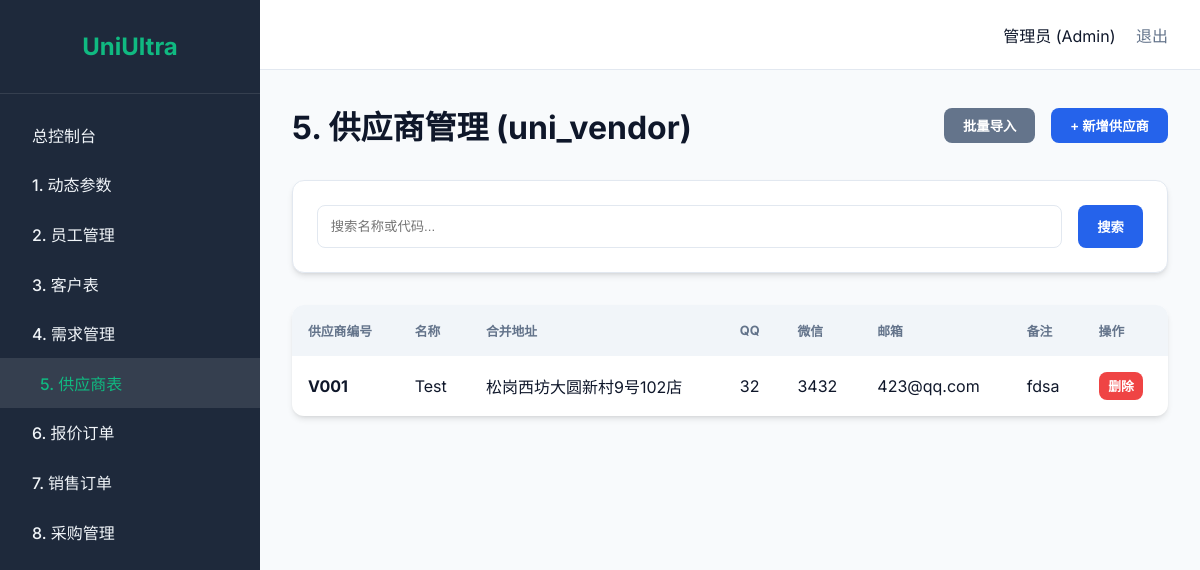
Page /vendor (signed in) on the committed database.
### tables this page shows
CREATE TABLE uni_vendor (
        vendor_id TEXT PRIMARY KEY,
        vendor_name TEXT NOT NULL,
        address TEXT,
        qq TEXT,
        wechat TEXT,
        email TEXT,
        remark TEXT,
        created_at DATETIME DEFAULT (datetime('now', 'localtime'))
    );

### main.py (the view)
@app.get("/vendor", response_class=HTMLResponse)
async def vendor_page(request: Request, page: int = 1, search: str = "", current_user: dict = Depends(login_required)):
    search_kwargs = {"vendor_name": search} if search else None
    result = get_paginated_list("uni_vendor", page=page, search_kwargs=search_kwargs)
    return templates.TemplateResponse("vendor.html", {
        "request": request, "active_page": "vendor", "current_user": current_user,
        "items": result["items"], "total_pages": result["total_pages"],
        "page": page, "search": search, "active_page": "vendor"
    })

### templates/vendor.html (shortened to what this page needs)
{% extends "layout.html" %}
{% block content %}
<div style="display: flex; justify-content: space-between; align-items: center; margin-bottom: 2rem;">
    <h1>5. 供应商管理 (uni_vendor)</h1>
    {% if current_user.rule == '3' or current_user.rule == '0' %}
    <div style="display: flex; gap: 1rem;">
        <button class="btn" style="background: var(--secondary); color: white;"
            onclick="toggleModal('importModal')">批量导入</button>
        <button class="btn btn-primary" onclick="toggleModal('addModal')">+ 新增供应商</button>
    </div>
    {% endif %}
</div>
<div class="card" style="margin-bottom: 2rem;">
    <form action="/vendor" method="get" style="display: flex; gap: 1rem;">
        <input type="text" name="search" value="{{ search }}" placeholder="搜索名称或代码..."
            style="flex: 1; padding: 0.8rem; border: 1px solid var(--border); border-radius: 8px;">
        <button type="submit" class="btn btn-primary">搜索</button>
    </form>
</div>
<div class="table-container">
    <table>
        <thead>
            <tr>
                <th>供应商编号</th>
                <th>名称</th>
                <th>合并地址</th>
                <th>QQ</th>
                <th>微信</th>
                <th>邮箱</th>
                <th>备注</th>
                {% if current_user.rule == '3' or current_user.rule == '0' %}
                <th>操作</th>
                {% endif %}
            </tr>
        </thead>
        <tbody>
            {% for item in items %}
            <tr>
                <td style="font-weight: 700;">{{ item.vendor_id }}</td>
                <td {% if current_user.rule=='3' or current_user.rule=='0'
                    %}ondblclick="makeEditable(this, '{{ item.vendor_id }}', 'vendor_name')" {% endif %}>{{
                    item.vendor_name }}</td>
                <td {% if current_user.rule=='3' or current_user.rule=='0'
                    %}ondblclick="makeEditable(this, '{{ item.vendor_id }}', 'address')" {% endif %}>{{ item.address }}
                </td>
                <td {% if current_user.rule=='3' or current_user.rule=='0'
                    %}ondblclick="makeEditable(this, '{{ item.vendor_id }}', 'qq')" {% endif %}>{{ item.qq }}</td>
                <td {% if current_user.rule=='3' or current_user.rule=='0'
                    %}ondblclick="makeEditable(this, '{{ item.vendor_id }}', 'wechat')" {% endif %}>{{ item.wechat }}
                </td>
                <td {% if current_user.rule=='3' or current_user.rule=='0'
                    %}ondblclick="makeEditable(this, '{{ item.vendor_id }}', 'email')" {% endif %}>{{ item.email }}</td>
                <td {% if current_user.rule=='3' or current_user.rule=='0'
                    %}ondblclick="makeEditable(this, '{{ item.vendor_id }}', 'remark')" {% endif %}>{{ item.remark }}
                </td>
                {% if current_user.rule == '3' or current_user.rule == '0' %}
                <td>
                    <button class="btn"
                        style="padding: 0.3rem 0.6rem; font-size: 0.8rem; background: #ef4444; color: white;"
                        onclick="deleteVendor('{{ item.vendor_id }}')">删除</button>
                </td>
                {% endif %}
            </tr>
            {% endfor %}
        </tbody>
    </table>
</div>
{% endblock %}

### static/style.css (style rules this page uses)
:root { --primary: #2563eb; --primary-hover: #1d4ed8; --secondary: #64748b; --bg-main: #f8fafc; --bg-side: #1e293b; --text-main: #0f172a; --text-side: #f1f5f9; --accent: #10b981; --card-bg: #ffffff; --border: #e2e8f0; --shadow: 0 4px 6px -1px rgb(0 0 0 / 0.1), 0 2px 4px -2px rgb(0 0 0 / 0.1); --radius: 12px; }
* { box-sizing: border-box; margin: 0; padding: 0; }
body { font-family: 'Inter', 'Outfit', sans-serif; background-color: var(--bg-main); color: var(--text-main); display: flex; height: 100vh; }
.card { background: var(--card-bg); padding: 1.5rem; border-radius: var(--radius); box-shadow: var(--shadow); border: 1px solid var(--border); transition: transform 0.3s; }
.table-container { background: var(--card-bg); border-radius: var(--radius); overflow: hidden; box-shadow: var(--shadow); }
table { width: 100%; border-collapse: collapse; }
th { background-color: #f1f5f9; padding: 1rem; text-align: left; font-size: 0.8rem; text-transform: uppercase; color: var(--secondary); }
td { padding: 1rem; border-bottom: 1px solid var(--border); }
tr:last-child td { border-bottom: none; }
.btn { padding: 0.5rem 1.2rem; border-radius: 8px; border: none; cursor: pointer; font-weight: 600; transition: 0.2s; }
.btn-primary { background-color: var(--primary); color: white; }

### rows in the picture
uni_vendor: vendor_id "V001", vendor_name "Test", address "松岗西坊大圆新村9号102店", qq "32", wechat "3432", email "423@qq.com", remark "fdsa"
